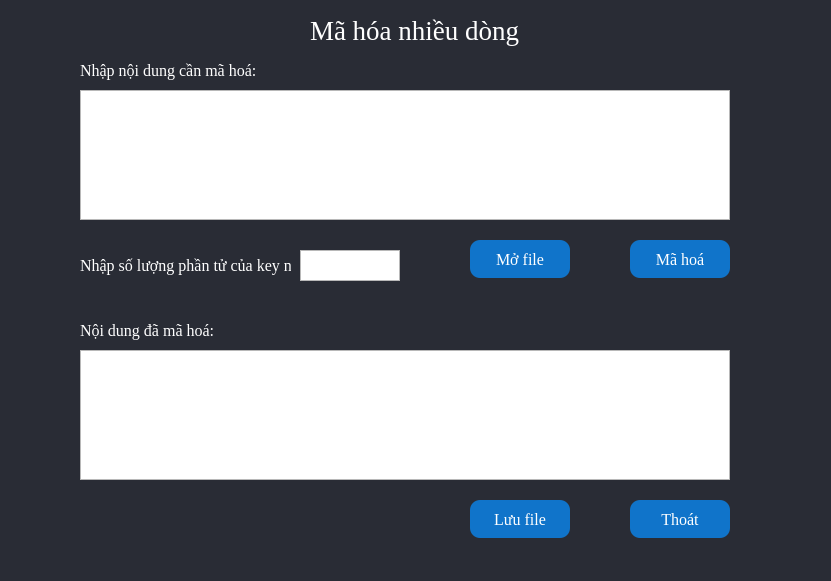
<?xml version="1.0" encoding="UTF-8"?>
<ui version="4.0">
 <class>Form</class>
 <widget class="QWidget" name="Form">
  <property name="geometry">
   <rect>
    <x>0</x>
    <y>0</y>
    <width>831</width>
    <height>581</height>
   </rect>
  </property>
  <property name="windowTitle">
   <string>Form</string>
  </property>
  <property name="styleSheet">
   <string notr="true">#Form{
background-color: #292C35;
color: rgb(255, 255, 255);
}
#btnMaHoa{
	background-color: #1074CA;
	color: rgb(255, 255, 255);
	border-radius: 10px;
}
#btnOpenFile{
	background-color: #1074CA;
	color: rgb(255, 255, 255);
	border-radius: 10px;
}
#btnSaveFile{
	background-color: #1074CA;
	color: rgb(255, 255, 255);
	border-radius: 10px;

}
#btnClose{
	background-color: #1074CA;
	color: rgb(255, 255, 255);
	border-radius: 10px;

}</string>
  </property>
  <widget class="QTextEdit" name="txtCiphertext">
   <property name="geometry">
    <rect>
     <x>80</x>
     <y>350</y>
     <width>650</width>
     <height>130</height>
    </rect>
   </property>
   <property name="font">
    <font>
     <family>Times New Roman</family>
     <pointsize>12</pointsize>
    </font>
   </property>
   <property name="styleSheet">
    <string notr="true">font: 12pt &quot;Times New Roman&quot;;
color: rgb(255, 255, 255);
</string>
   </property>
  </widget>
  <widget class="QLabel" name="label_2">
   <property name="geometry">
    <rect>
     <x>80</x>
     <y>60</y>
     <width>221</width>
     <height>21</height>
    </rect>
   </property>
   <property name="font">
    <font>
     <family>Times New Roman</family>
     <pointsize>12</pointsize>
    </font>
   </property>
   <property name="styleSheet">
    <string notr="true">color: rgb(255, 255, 255);</string>
   </property>
   <property name="text">
    <string>Nhập nội dung cần mã hoá:</string>
   </property>
  </widget>
  <widget class="QLabel" name="label">
   <property name="geometry">
    <rect>
     <x>310</x>
     <y>0</y>
     <width>301</width>
     <height>61</height>
    </rect>
   </property>
   <property name="font">
    <font>
     <family>Times New Roman</family>
     <pointsize>20</pointsize>
     <weight>50</weight>
     <italic>false</italic>
     <bold>false</bold>
    </font>
   </property>
   <property name="styleSheet">
    <string notr="true">color: rgb(255, 255, 255);</string>
   </property>
   <property name="text">
    <string>Mã hóa nhiều dòng</string>
   </property>
  </widget>
  <widget class="QPushButton" name="btnOpenFile">
   <property name="geometry">
    <rect>
     <x>470</x>
     <y>240</y>
     <width>100</width>
     <height>38</height>
    </rect>
   </property>
   <property name="font">
    <font>
     <family>Times New Roman</family>
     <pointsize>12</pointsize>
    </font>
   </property>
   <property name="text">
    <string>Mở file</string>
   </property>
   <property name="icon">
    <iconset>
     <normaloff>../icon/mo.png</normaloff>../icon/mo.png</iconset>
   </property>
  </widget>
  <widget class="QTextEdit" name="txtPlaintext">
   <property name="geometry">
    <rect>
     <x>80</x>
     <y>90</y>
     <width>650</width>
     <height>130</height>
    </rect>
   </property>
   <property name="styleSheet">
    <string notr="true">font: 12pt &quot;Times New Roman&quot;;
color: rgb(255, 255, 255);
</string>
   </property>
  </widget>
  <widget class="QPushButton" name="btnSaveFile">
   <property name="geometry">
    <rect>
     <x>470</x>
     <y>500</y>
     <width>100</width>
     <height>38</height>
    </rect>
   </property>
   <property name="font">
    <font>
     <family>Times New Roman</family>
     <pointsize>12</pointsize>
    </font>
   </property>
   <property name="text">
    <string>Lưu file</string>
   </property>
   <property name="icon">
    <iconset>
     <normaloff>../icon/luufile.png</normaloff>../icon/luufile.png</iconset>
   </property>
   <property name="iconSize">
    <size>
     <width>16</width>
     <height>16</height>
    </size>
   </property>
   <property name="checkable">
    <bool>false</bool>
   </property>
  </widget>
  <widget class="QPushButton" name="btnMaHoa">
   <property name="geometry">
    <rect>
     <x>630</x>
     <y>240</y>
     <width>100</width>
     <height>38</height>
    </rect>
   </property>
   <property name="font">
    <font>
     <family>Times New Roman</family>
     <pointsize>12</pointsize>
    </font>
   </property>
   <property name="text">
    <string>Mã hoá</string>
   </property>
   <property name="icon">
    <iconset>
     <normaloff>../icon/mh.png</normaloff>../icon/mh.png</iconset>
   </property>
  </widget>
  <widget class="QLabel" name="label_4">
   <property name="geometry">
    <rect>
     <x>80</x>
     <y>320</y>
     <width>181</width>
     <height>21</height>
    </rect>
   </property>
   <property name="font">
    <font>
     <family>Times New Roman</family>
     <pointsize>12</pointsize>
    </font>
   </property>
   <property name="styleSheet">
    <string notr="true">color: rgb(255, 255, 255);</string>
   </property>
   <property name="text">
    <string>Nội dung đã mã hoá:</string>
   </property>
  </widget>
  <widget class="QPushButton" name="btnClose">
   <property name="geometry">
    <rect>
     <x>630</x>
     <y>500</y>
     <width>100</width>
     <height>38</height>
    </rect>
   </property>
   <property name="font">
    <font>
     <family>Times New Roman</family>
     <pointsize>12</pointsize>
    </font>
   </property>
   <property name="text">
    <string>Thoát</string>
   </property>
   <property name="icon">
    <iconset>
     <normaloff>../icon/thoat.png</normaloff>../icon/thoat.png</iconset>
   </property>
   <property name="iconSize">
    <size>
     <width>20</width>
     <height>20</height>
    </size>
   </property>
   <property name="checkable">
    <bool>false</bool>
   </property>
  </widget>
  <widget class="QLabel" name="label_3">
   <property name="geometry">
    <rect>
     <x>80</x>
     <y>250</y>
     <width>211</width>
     <height>31</height>
    </rect>
   </property>
   <property name="font">
    <font>
     <family>Times New Roman</family>
     <pointsize>12</pointsize>
    </font>
   </property>
   <property name="styleSheet">
    <string notr="true">color: rgb(255, 255, 255);</string>
   </property>
   <property name="text">
    <string>Nhập số lượng phần tử của key n:</string>
   </property>
  </widget>
  <widget class="QTextEdit" name="txtKey">
   <property name="geometry">
    <rect>
     <x>300</x>
     <y>250</y>
     <width>100</width>
     <height>31</height>
    </rect>
   </property>
   <property name="font">
    <font>
     <family>Times New Roman</family>
     <pointsize>12</pointsize>
    </font>
   </property>
   <property name="styleSheet">
    <string notr="true">font: 12pt &quot;Times New Roman&quot;;
color: rgb(255, 255, 255);
</string>
   </property>
  </widget>
 </widget>
 <resources/>
 <connections/>
</ui>
